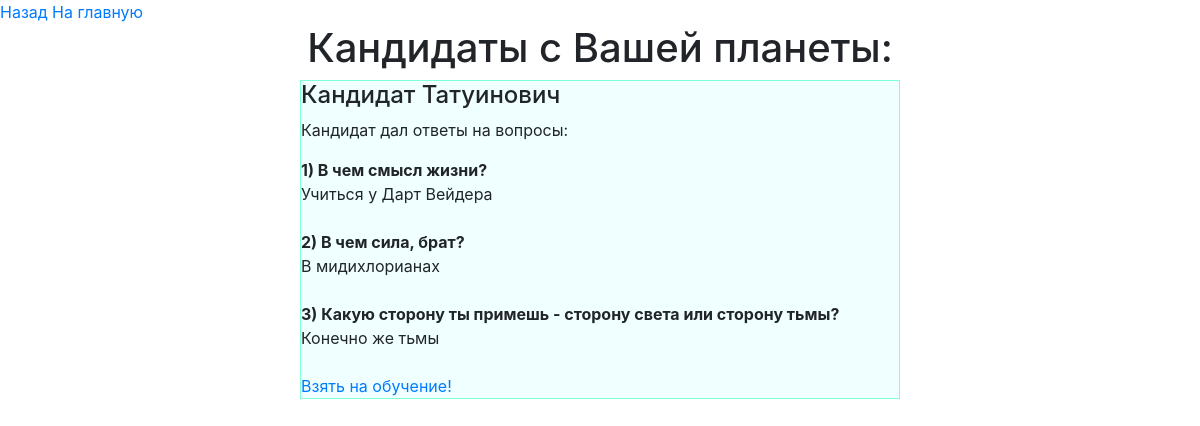
Before: /choose/padawan_candidates/2 with the older database file.
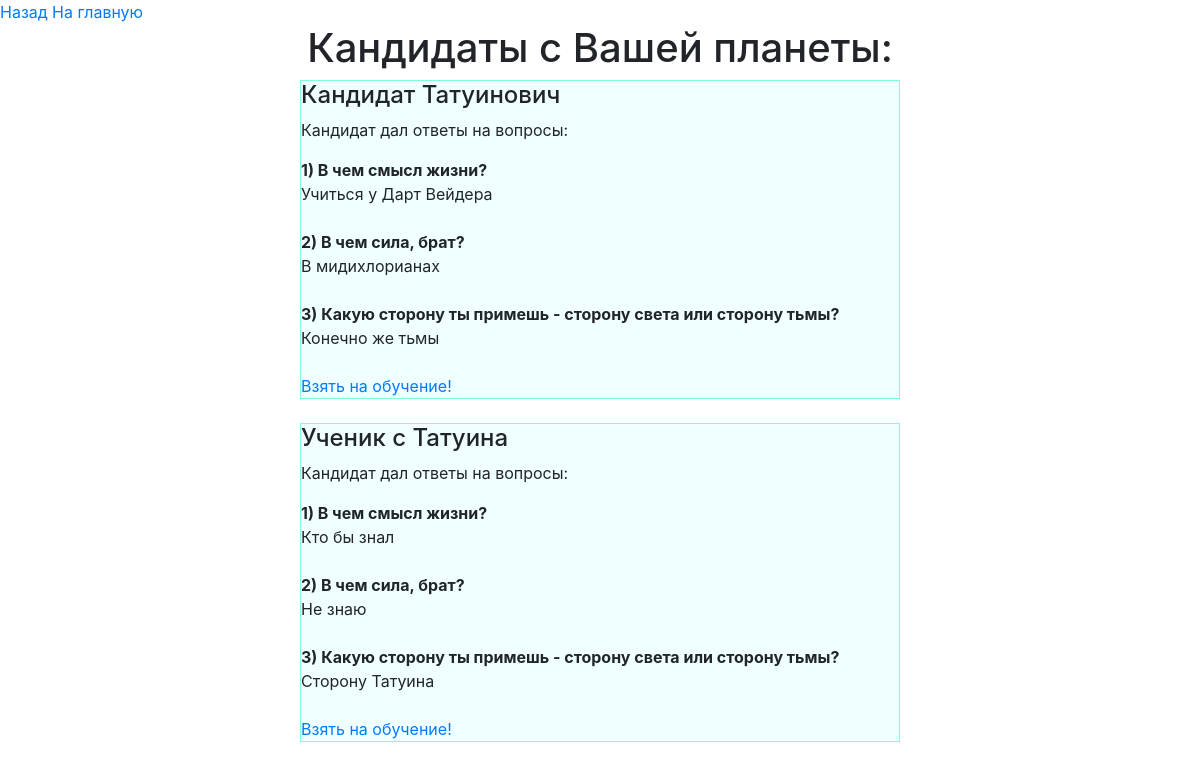
After: the same page with the newer database file.
### mainapp/models.py (models this page shows, shortened)
class PadawanModel(models.Model):
    class Meta:
        verbose_name = _("Кандидат")
        verbose_name_plural = _("Кандидаты")
    name = models.CharField(_('Имя'), max_length=32, blank=False, null=False)
    surname = models.CharField(_('Фамилия'), max_length=128, blank=False, null=False)
    age = models.PositiveIntegerField(_('Возраст'), default=100, blank=False, null=False)
    planet = models.ForeignKey(PlanetModel, verbose_name=_('Планета обитания'),
                               on_delete=models.CASCADE, blank=False, null=False)
    email = models.EmailField(_('E-mail'), max_length=256, blank=False, null=False)
    def __str__(self):
        return f'{self.name} {self.surname}'

class AnswerModel(models.Model):
    question = models.ForeignKey(QuestionModel, verbose_name=_('Вопрос'),
                                 on_delete=models.CASCADE, blank=False, null=False)
    answer = models.TextField(_('Текст ответа'), max_length=1024, blank=False, null=False)
    padawan = models.ForeignKey(PadawanModel, verbose_name=_('Отвечавший падаван'),
                                on_delete=models.CASCADE, blank=False, null=False)

class QuestionModel(models.Model):
    class Meta:
        verbose_name = _("Вопрос")
        verbose_name_plural = _("Вопросы")
    title = models.CharField(_('Кратское название вопроса'), max_length=32)
    question = models.TextField(_('Текст вопроса'), max_length=128)
    task = models.ForeignKey(TaskModel, verbose_name=_('Вопрос задания'), max_length=128, on_delete=models.CASCADE)

### mainapp/views.py (the view)
# urls.py: path('choose/padawan_candidates/<int:jedi_pk>', CandidatesView.as_view(), name='candidates_for_jedi'),
class CandidatesView(ListView):
    template_name = 'candidates_list.html'
    model = PadawanModel
    def get_queryset(self):
        planet = get_object_or_404(JediModel, pk=self.kwargs['jedi_pk']).planet_id
        return PadawanModel.objects.filter(planet_id=planet)
    def get_context_data(self, *, object_list=None, **kwargs):
        context = super().get_context_data(**kwargs)
        context['jedi_pk'] = self.kwargs['jedi_pk']
        return context

### templates/candidates_list.html (shortened to what this page needs)
{% extends "extends/base.html" %}{% load i18n %}{% load static %}
{% block body %}
            <h1 class="text-center">Кандидаты с Вашей планеты:</h1>
{% for candidate in object_list %}
    <div class="candidate_block">
    <h4>{{ candidate }}</h4>
        {% if candidate.answermodel_set.first  %}
            <p>Кандидат дал ответы на вопросы:</p>
            {% for answer in candidate.answermodel_set.all %}
       <strong>{{ forloop.counter }}) {{ answer.question.question }}</strong><br>
        {{ answer.answer }}<br><br>
            {% endfor %}
            <a href="{% url 'main:take_padawan' jedi_pk candidate.pk %}">{% trans 'Взять на обучение!' %}</a>
        {% else %}
        <p>Кандидат зарегистрировался, но не ответил на вопросы...</p>
        {% endif %}
    </div>
    <br>
{% endfor %}
{% endblock %}

Changed rows visible on the page:
added PadawanModel: name+surname "Ученик с Татуина"
added AnswerModel: question.question "В чем смысл жизни?", answer "Кто бы знал", shown under "Ученик с Татуина"
added AnswerModel: question.question "В чем сила, брат?", answer "Не знаю", shown under "Ученик с Татуина"
added AnswerModel: question.question "Какую сторону ты примешь - сторону света или сторону тьмы?", answer "Сторону Татуина", shown under "Ученик с Татуина"
